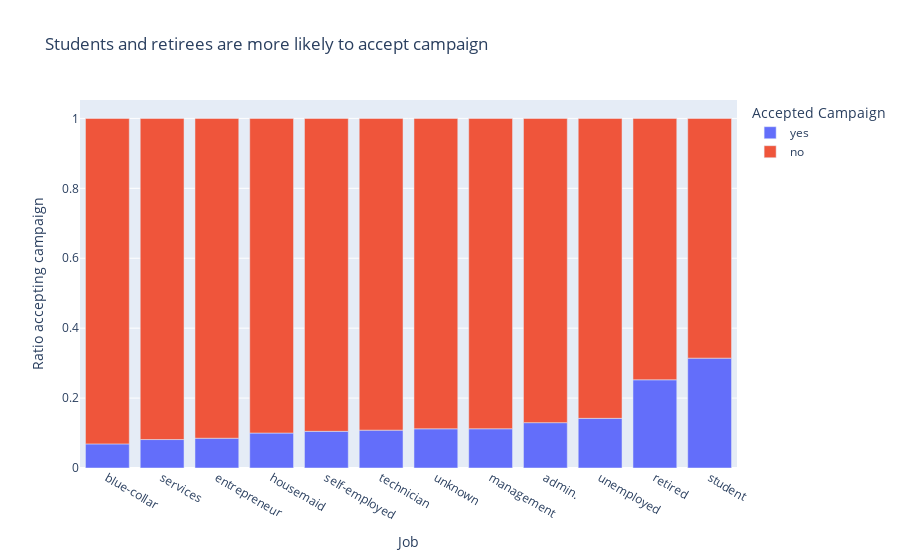

The notebook cell saved with this chart:
### Code cell
# Ratio calculation, this should be a better metric to track over counts
job_ratio = (by_y_df['job'].value_counts() / df['job'].value_counts()).reset_index()
fig = px.bar(
    job_ratio.sort_values(by='count'),
    x='job',
    y='count',
    color='y',
    title="Students and retirees are more likely to accept campaign",
    labels={"job": "Job", "count": "Ratio accepting campaign", 'y': 'Accepted Campaign'},
)
fig.show()
fig.write_image("images/job_acceptance_ratio.png")

### Figure 1 — Plotly figure (JSON) as saved in the notebook; plotly's stock layout.template omitted (floating-point values rounded to 4 significant figures)
{"data": [{"hovertemplate": "Accepted Campaign=yes<br>Job=%{x}<br>Ratio accepting campaign=%{y}<extra></extra>", "legendgroup": "yes", "marker": {"color": "#636efa", "pattern": {"shape": ""}}, "name": "yes", "orientation": "v", "showlegend": true, "textposition": "auto", "x": ["blue-collar", "services", "entrepreneur", "housemaid", "self-employed", "technician", "unknown", "management", "admin.", "unemployed", "retired", "student"], "xaxis": "x", "y": [0.06894, 0.08138, 0.08516, 0.1, 0.1049, 0.1083, 0.1121, 0.1122, 0.1297, 0.142, 0.2523, 0.3143], "yaxis": "y", "type": "bar"}, {"hovertemplate": "Accepted Campaign=no<br>Job=%{x}<br>Ratio accepting campaign=%{y}<extra></extra>", "legendgroup": "no", "marker": {"color": "#EF553B", "pattern": {"shape": ""}}, "name": "no", "orientation": "v", "showlegend": true, "textposition": "auto", "x": ["student", "retired", "unemployed", "admin.", "management", "unknown", "technician", "self-employed", "housemaid", "entrepreneur", "services", "blue-collar"], "xaxis": "x", "y": [0.6857, 0.7477, 0.858, 0.8703, 0.8878, 0.8879, 0.8917, 0.8951, 0.9, 0.9148, 0.9186, 0.9311], "yaxis": "y", "type": "bar"}], "layout": {"xaxis": {"anchor": "y", "domain": [0.0, 1.0], "title": {"text": "Job"}}, "yaxis": {"anchor": "x", "domain": [0.0, 1.0], "title": {"text": "Ratio accepting campaign"}}, "legend": {"title": {"text": "Accepted Campaign"}, "tracegroupgap": 0}, "title": {"text": "Students and retirees are more likely to accept campaign"}, "barmode": "relative"}}
